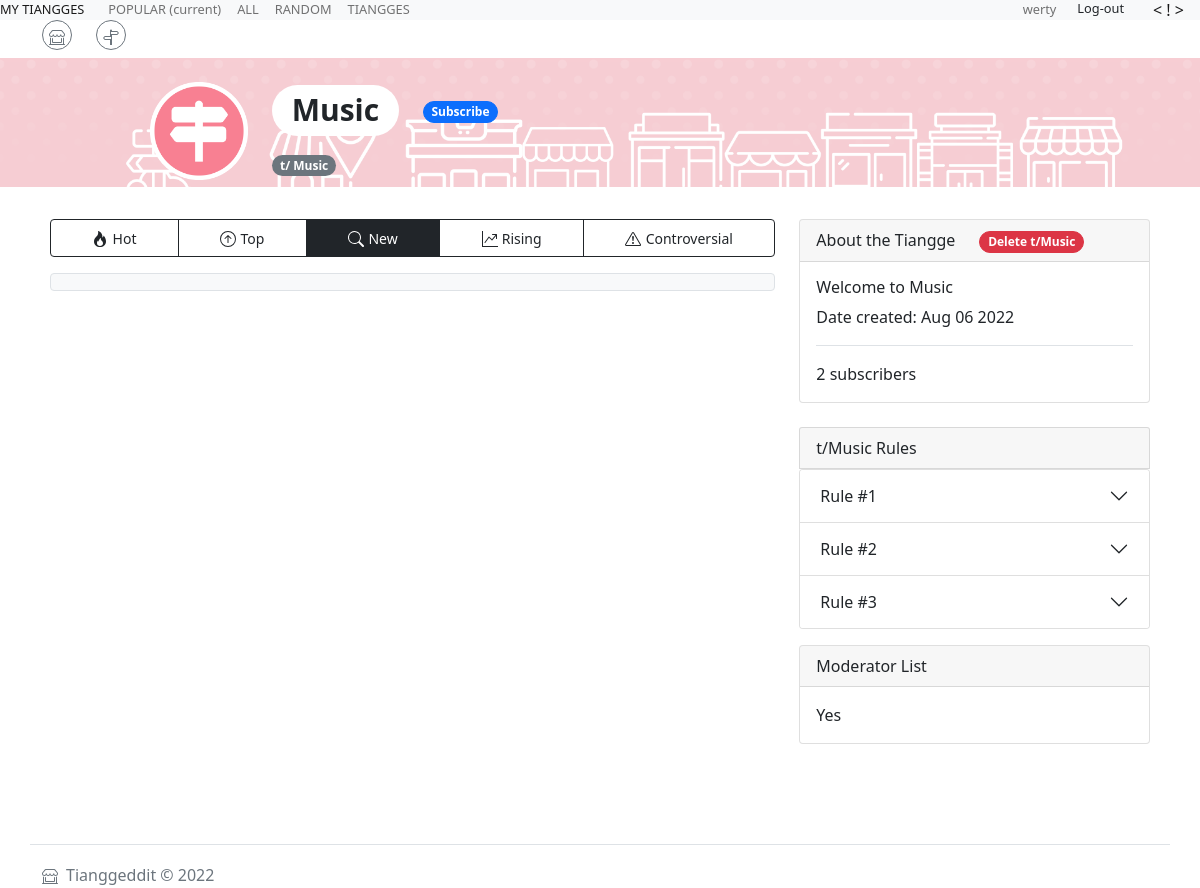
The page /t/Music/ (signed in) on the database its author committed.
### tables this page shows
CREATE TABLE "users" (
	"id"	INTEGER NOT NULL UNIQUE,
	"email"	TEXT NOT NULL,
	"username"	TEXT NOT NULL,
	"password"	TEXT NOT NULL,
	"privileges"	TEXT,
	"avatar"	TEXT,
	PRIMARY KEY("id" AUTOINCREMENT)
);

CREATE TABLE "tiangges" (
	"id"	INTEGER NOT NULL UNIQUE,
	"name"	TEXT NOT NULL UNIQUE,
	"subscribers"	INTEGER,
	"date_created"	NUMERIC,
	"banner"	TEXT,
	"icon"	TEXT,
	PRIMARY KEY("id" AUTOINCREMENT)
);

### main.py (the view)
@app.route('/t/<name>/')
def tiangge(name):
    tiangge_data = Tiangge_Data(name)
    tiangge_name = name
    tiangge_posts = select_post_with_tiangge(tiangge_data.tiangge_name_to_id()['id'])
    user_logged = user_log()
    post_mask = tiangge_data.post_data_in_tiangge()
    if user_logged:
        currentuser_data = CurrentUser_Data(session["user"])
        profile_data = Profile_Data(session['user'])
        user_ids = username_id_grab(session['user'])
        for user_id in user_ids:
            user_id = user_id
        user_saved = users_saved(user_id, name)
        approvals_again = users_approvals(user_id, name)
        approval_list = slct_pvt_pprvl_sr(user_id)
        return render_template('tiangge.html', tiangge_name=tiangge_name, user_id=user_id,
                               tiangge_data=tiangge_data, user_logged=user_logged, profile_data=profile_data,
                               approval_list=approval_list, post_mask=post_mask,
                               legal_extensions_img=legal_extensions_img, legal_extensions_vid=legal_extensions_vid,
                               tiangge_posts=tiangge_posts, currentuser_data=currentuser_data,
                               approvals_again=approvals_again, user_saved=user_saved)
    else:
        return render_template('tiangge.html', tiangge_name=tiangge_name, tiangge_data=tiangge_data,
                               legal_extensions_img=legal_extensions_img, legal_extensions_vid=legal_extensions_vid,
                               user_logged=user_logged, tiangge_posts=tiangge_posts, post_mask=post_mask)

### classes.py (called while the page is built)
    def user_sub_privileges(self, tiangge_id):
        self.tiangge_id = tiangge_id
        user_privileges = confirm_pivot_user_tiangge((username_id_grab(self.user_name)['id']), self.tiangge_id)
        for user_privilege in user_privileges:
            if user_privilege['is_subscriber'] == "1":
                return True
            else:
                return False

    def tiangge_name_to_id(self):
        tiangge_id = tiangge_id_grab(self.tiangge_name)
        return tiangge_id

    def data_tiangge_banner(self):
        tiangge_data = select_tiangge_with_id(self.tiangge_name_to_id()['id'])
        for banner in tiangge_data:
            return banner['banner']

    def data_tiangge_icon(self):
        tiangge_data = select_tiangge_with_id(self.tiangge_name_to_id()['id'])
        for icon in tiangge_data:
            return icon['icon']

    def data_tiangge_date_created(self):
        tiangge_data = select_tiangge_with_id(self.tiangge_name_to_id()['id'])
        for date_created in tiangge_data:
            date_create = datetime.strptime(date_created['date_created'], '%a %b %d %Y %X').strftime('%b %d %Y')
        return date_create

    def data_tiangge_subscribers(self):
        subscriber_count = 0
        tiangge_data = select_tiangge_with_id(self.tiangge_name_to_id()['id'])
        for subscribers in tiangge_data:
            subscriber_count = subscribers['subscribers']
        if subscriber_count > 1:
            subscriber_count = str(subscriber_count) + " subscribers"
            return subscriber_count
        elif subscriber_count == 1 or subscriber_count == 0:
            subscriber_count = str(subscriber_count) + " subscriber"
            return subscriber_count

    def post_data_in_tiangge(self):
        masked_posts_ids = defaultdict(dict)
        tiangge_posts = select_post_with_tiangge(self.tiangge_name_to_id()['id'])
        for post in tiangge_posts:
            masked_posts_ids[post['id']] = rand_mask()
        return masked_posts_ids

### data.py (called while the page is built)
def connect_db(path):
    conn = sqlite3.connect(path)
    conn.row_factory = sqlite3.Row
    conn.execute("PRAGMA foreign_keys = ON")
    return (conn, conn.cursor(),)

def username_id_grab(user):
    conn, cur = connect_db(db_path)
    query = 'SELECT id FROM users WHERE username = ?'
    results = cur.execute(query, (user,)).fetchone()
    return results

### main.py (called while the page is built)
def user_log():
    if "user" in session:
        return True
    else:
        return False

### templates/tiangge.html (shortened to what this page needs)
{% extends 'base.html' %}
{% block content %}
<nav class="navbar navbar-expand-md navbar-dark">
    <div class="">
        <img src="{{ tiangge_data.data_tiangge_banner() }}" class="" style="max-width:100%;">
        <div class="card-img-overlay">
            <div class="container">
            <div class="card-body row">
                <div class="col-sm-1"></div>
                <img src="{{ tiangge_data.data_tiangge_icon() }}" class="col-sm-2" style="max-width:11%;">
                <div class="col-sm-9">
                    <div class="row">
                    <div class="col-sm-auto">
                        <h1>
                            <span class="card-title badge rounded-pill bg-white text-dark">{{ tiangge_name }}</span>
                        </h1>
                    </div>
                    <div class="col-sm-auto mt-3">
                        <span>
                            <form action="{{ url_for('subscribe_process', name=tiangge_name) }}" method="post">
                                {% if user_logged %}
                                    {% if not profile_data.user_sub_privileges(tiangge_data.tiangge_name_to_id()['id']) %}
                                        <button type="submit" class="btn btn-primary btn-sm badge rounded-pill">Subscribe</button>
                                    {% else %}
                                        <input type="text" name="subscribe_process" value="unsubscribe" hidden readonly>
                                        <button type="submit" class="btn btn-danger btn-sm badge rounded-pill">Unsubscribe</button>
                                    {% endif %}
                                {% else %}
                                    <form action="{{ url_for('login',) }}" method="get">
                                        <input type="text" name="subscribe_process" value="subscribe" hidden readonly>
                                        <button type="submit" class="btn btn-primary btn-sm badge rounded-pill">Subscribe</button>
                                    </form>
                                {% endif %}
                            </form>
                        </span>
                    </div>
                    </div>
                    <h7><span class="card-text badge rounded-pill bg-secondary text-white">t/ {{ tiangge_name }}</span></h7>
                </div>
            </div>
            </div>
        </div>
    </div>
</nav>
<div class="container">
    <div class="row p-2">
        <div class="col-sm-8">
            <div class="row py-3">
                <div class="btn-group">
                    <a href="#"  method="get" class="btn btn-outline-dark" >
                        <small class="">
                            Hot
                        </small>
                    </a>
                    <a href="#"  method="get" class="btn btn-outline-dark " >
                        <small class="">
                            Top
                        </small>
                    </a>
                    <a href="#"  method="get" class="btn btn-outline-dark active" aria-current="page">
                        <small class="">
                            New
                        </small>
                    </a>
                    <a href="#"  method="get" class="btn btn-outline-dark " >
                        <small class="">
                            Rising
                        </small>
                    </a>
                    <a href="#"  method="get" class="btn btn-outline-dark " >
                        <small class="">
                            Controversial
                        </small>
                    </a>
                </div>
            </div>
            <div class="container gap-2 border rounded bg-light pt-3">
            </div>
        </div>
        <div class="col-sm-4">
            <div class="pt-3">
                <div class="card">
                  <div class="card-header ">
                    <div class="row">
                        <div class="col-sm-auto">
                        About the Tiangge
                        </div>
                        <div class="col-sm-auto">
                        <form action="{{ url_for('tiangge_delete') }}" method="post">
                            <button type="submit" class="btn btn-danger btn-sm badge rounded-pill">Delete t/{{tiangge_name }}</button>
                        </form>
                        </div>
                    </div>
                  </div>
                  <div class="card-body">
                    <h6 class="card-title">Welcome to {{tiangge_name}}</h6>
                    <p class="card-text"> Date created: {{tiangge_data.data_tiangge_date_created()}}</p>
                    <div class="my-3 border-bottom"></div>
                    <p class="card-text">
                          {{tiangge_data.data_tiangge_subscribers()}}
                  </div>
                </div>
            </div>
            <div class="py-2">
            </div>
            <div class="py-2">
                  <div class="card card-header ">
                    t/{{tiangge_name}} Rules
                  </div>
                  <div class="border-top-0">
                    <div class="accordion" id="accordionExample">
                      <div class="accordion-item">
                        <h2 class="accordion-header" id="headingOne">
                          <button class="accordion-button collapsed" type="button" data-bs-toggle="collapse" data-bs-target="#collapseOne" aria-expanded="false" aria-controls="collapseOne">
                            Rule #1
                          </button>
                        </h2>
                      </div>
                      <div class="accordion-item">
                        <h2 class="accordion-header" id="headingTwo">
                          <button class="accordion-button collapsed" type="button" data-bs-toggle="collapse" data-bs-target="#collapseTwo" aria-expanded="false" aria-controls="collapseTwo">
                            Rule #2
                          </button>
                        </h2>
                      </div>
                      <div class="accordion-item">
                        <h2 class="accordion-header" id="headingThree">
                          <button class="accordion-button collapsed" type="button" data-bs-toggle="collapse" data-bs-target="#collapseThree" aria-expanded="false" aria-controls="collapseThree">
                            Rule #3
                          </button>
                        </h2>
                      </div>
                    </div>
                  </div>
            </div>
            <div class="py-2">
                  <div class="card ">
                      <div class="card-header">
                            Moderator List
                      </div>
                      <div class="card-body">
                          Yes
                      </div>
                  </div>
            </div>
        </div>
    </div>
</div>
<footer class="footer mt-auto bg-transparent py-3">
  <div class="container border-top">
    <div class="col-md-4 d-flex align-items-center ">
      <a href="{{url_for('index')}}" method="get" class="mb-3 me-2 mb-md-0 text-muted text-decoration-none lh-1">
      </a>
      <span class="mb-3 mb-md-0 text-muted">Tianggeddit © 2022 </span>
    </div>
  </div>
</footer>
{% endblock %}

### templates/dashboard.html (shortened to what this page needs)
{% block content %}
  <nav class="navbar navbar-expand-lg navbar-light bg-light navbar-custom">
    <a class="navbar-brand font-size-small" href="#">
      MY TIANGGES
    </a>
    <div class="collapse navbar-collapse" id="navbarText">
      <ul class="navbar-nav mr-auto">
        <li class="nav-item">
          <a class="nav-link font-size-small" href="#">POPULAR <span class="sr-only">(current)</span></a>
        </li>
        <li class="nav-item">
          <a class="nav-link font-size-small" href="#">ALL</a>
        </li>
        <li class="nav-item">
          <a class="nav-link font-size-small" href="#">RANDOM</a>
        </li>
        <li class="nav-item">
          <a class="nav-link font-size-small" href="{{url_for('tiangge_list')}}">TIANGGES</a>
        </li>
      </ul>
    </div>
    <div>
      {% if 'user' not in session %}
        <div>
           <a href="{{url_for('login')}}" class="nav-link font-size-small"> Log-in </a>
        </div>
      {% elif 'user' in session %}
          <div>
            <ul class="navbar-nav mr-auto">
              <li class="nav-item">
                <a href="{{url_for('profile_submitted', profile_name= session.user)}}" class="nav-link font-size-small">
                  {{session.user}}
                </a>
              </li>
              <li class="nav-item">
                <form action="{{url_for('logout_process')}}" method="post">
                    <input type="submit" value="Log-out" class="btn-default btn btn-xs font-size-small">
                </form>
              </li>
            </ul>
          </div>
      {% endif %}
    </div>
    <form class="form-inline">
      <span class="navbar-text">
          {% if 'user' not in session %}
            <a class="nav-link" href="{{ url_for('login')}}">< ! ></a>
          {% elif 'user' in session %}
            <a class="nav-link" href="{{ url_for('tiangge_register')}}">< ! ></a>
          {% endif %}
      </span>
    </form>
  </nav>
{% endblock %}

### static/styles/mainpage.css (style rules this page uses)
.navbar-custom { height: 20px; }
.font-size-small { font-size:80%; }
html { position: relative; min-height: 100%; }
body { margin-bottom: 60px; }
.footer { position: absolute; bottom: 0; width: 100%; height: 60px; line-height: 60px; background-color: #f5f5f5; }

### rows shown on the page
users: user "werty"
tiangges: data_tiangge_banner (placeholder picture), data_tiangge_icon (placeholder picture), name "Music"

### other values the page prints
{{ tiangge_data.data_tiangge_date_created() }} "Aug 06 2022"
{{ tiangge_data.data_tiangge_subscribers() }} "2 subscribers"
